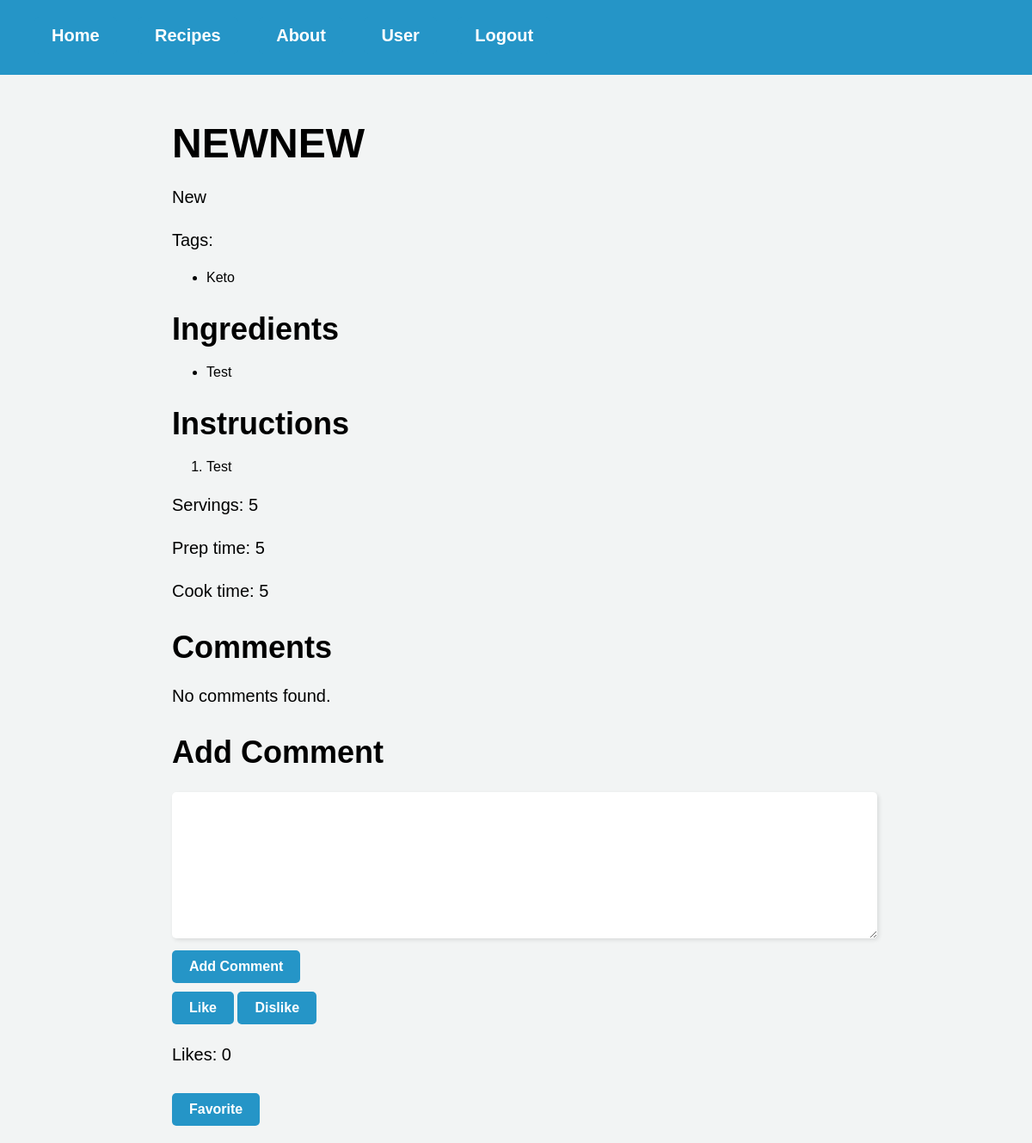
The app's page /recipe/1 (signed in), older data.
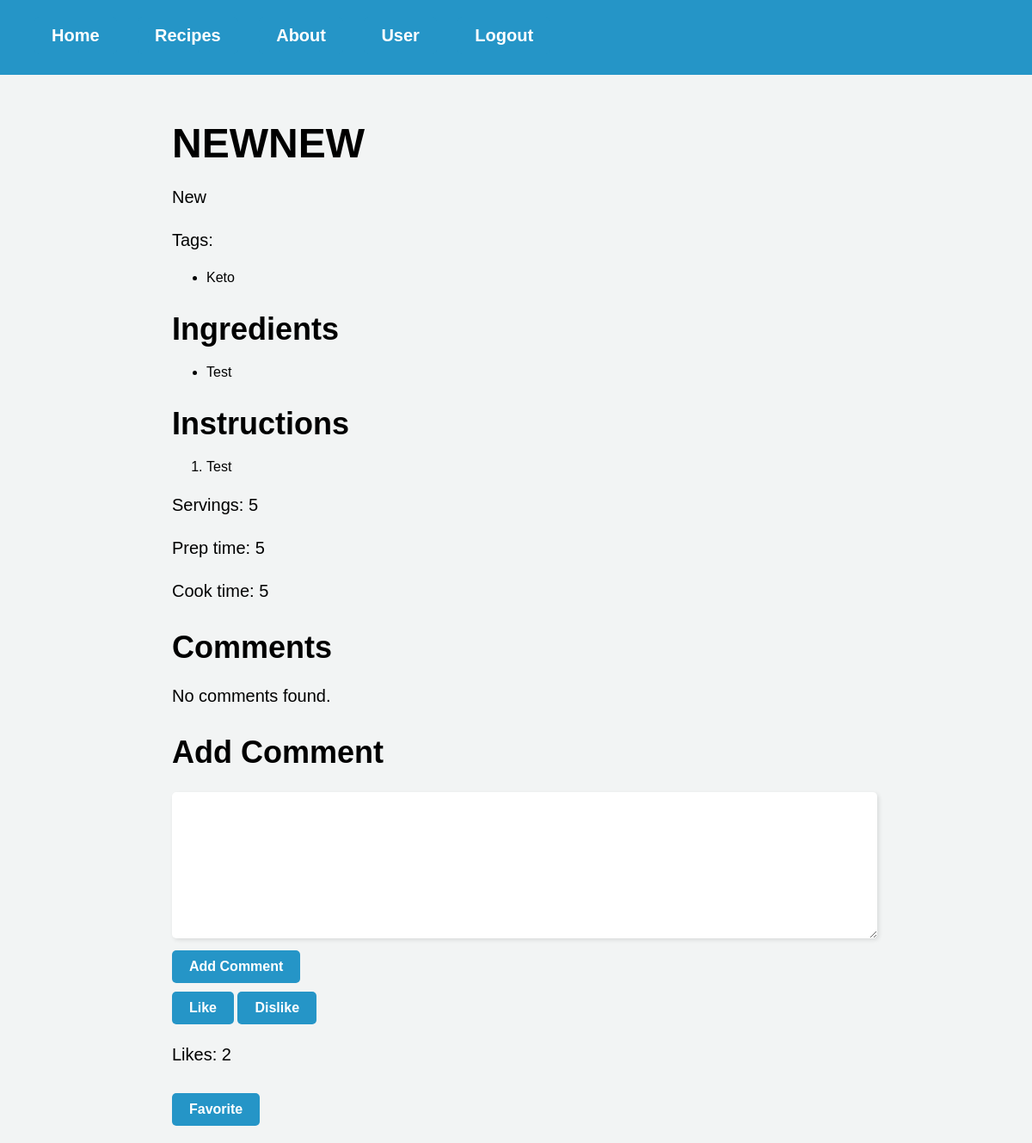
The same page, newer data.
### website/models.py (models this page shows)
class Recipe(db.Model):
    id = db.Column(db.Integer, primary_key=True)
    user_id = db.Column(db.Integer, db.ForeignKey('user.id'), nullable=False)
    title = db.Column(db.String(128), nullable=False)
    description = db.Column(db.String(512), nullable=False)
    servings = db.Column(db.Integer, nullable=False)
    prep_time = db.Column(db.Integer, nullable=False)
    cook_time = db.Column(db.Integer, nullable=False)
    ingredients = db.relationship('Ingredient', backref='recipe', lazy=True, cascade='all, delete')
    instructions = db.relationship('Instruction', backref='recipe', lazy=True, cascade='all, delete')
    tags = db.relationship('Tags', backref='recipe', lazy=True, cascade='all, delete')
    comments = db.relationship('Comments', backref='recipe', lazy=True, cascade='all, delete-orphan')
    likes = db.Column(db.Integer, default=0)

class Tags(db.Model):
    id = db.Column(db.Integer, primary_key=True)
    text = db.Column(db.String(64))
    recipe_id = db.Column(db.Integer, db.ForeignKey(
        'recipe.id', ondelete='cascade'), nullable=False)

class Ingredient(db.Model):
    id = db.Column(db.Integer, primary_key=True)
    text = db.Column(db.String(256), nullable=False)
    recipe_id = db.Column(db.Integer, db.ForeignKey(
        'recipe.id', ondelete='cascade'), nullable=False)

class Instruction(db.Model):
    id = db.Column(db.Integer, primary_key=True)
    text = db.Column(db.String(1024), nullable=False)
    recipe_id = db.Column(db.Integer, db.ForeignKey(
        'recipe.id', ondelete='cascade'), nullable=False)

### website/views.py (the view)
@views.route('/recipe/<int:recipe_id>', methods=['GET', 'POST'])
@login_required
def recipe(recipe_id):
    recipe = Recipe.query.get_or_404(recipe_id)
    tag_form = TagForm()
    return render_template("recipe.html", recipe=recipe, user=current_user, tag_form=tag_form)

### website/forms.py
class TagForm(FlaskForm):
    tags = StringField('Tags', validators=[DataRequired(), Length(max=50)])
    recipe_id = HiddenField('Recipe ID')
    submit_add = SubmitField('Add Tag')
    submit_remove = SubmitField('Remove Tag')

### website/__init__.py (called while the page is built)
def create_app():
    app = Flask(__name__)
    app.config['SECRET_KEY'] = 'hjshjhdjah kjshkjdhjs'
    app.config['SQLALCHEMY_DATABASE_URI'] = f'sqlite:///{DB_NAME}'
    db.init_app(app)
    from .views import views
    from .auth import auth
    app.register_blueprint(views, url_prefix='/')
    app.register_blueprint(auth, url_prefix='/')
    from .models import User
    with app.app_context():
        db.create_all()
    login_manager = LoginManager()
    login_manager.login_view = 'auth.login'
    login_manager.init_app(app)
    @login_manager.user_loader
    def load_user(id):
        return User.query.get(int(id))
    return app

### website/templates/recipe.html (shortened to what this page needs)
{% extends "base.html" %}
{% block content %}
<link rel="stylesheet" type="text/css" href="{{ url_for('static', filename='recipe.css') }}">
<h1>{{ recipe.title }}</h1>
<p>{{ recipe.description }}</p>
{% if recipe.tags %}
<div>
    <p>Tags:</p>
    <ul>
        {% for tag in recipe.tags %}
        <li>{{ tag.text }}
        </li>
        {% endfor %}
    </ul>
</div>
{% endif %}
<h2>Ingredients</h2>
{% if recipe.ingredients %}
<ul>
    {% for ingredient in recipe.ingredients %}
    <li>{{ ingredient.text }}</li>
    {% endfor %}
</ul>
{% else %}
<p>No ingredients found.</p>
{% endif %}
<h2>Instructions</h2>
{% if recipe.instructions %}
<ol>
    {% for instruction in recipe.instructions %}
    <li>{{ instruction.text }}</li>
    {% endfor %}
</ol>
{% else %}
<p>No instructions found.</p>
{% endif %}
<p>Servings: {{ recipe.servings }}</p>
<p>Prep time: {{ recipe.prep_time }}</p>
<p>Cook time: {{ recipe.cook_time }}</p>
<h2>Comments</h2>
{% if recipe.comments %}
<ul>
    {% for comment in recipe.comments %}
    <div class="card mt-4">
        <div class="card-body">
            <p class="card-text"><strong>{{ comment.user.first_name }}</strong>: {{ comment.text }}</p>
            {% if current_user == (comment.user or user.email == 'admin@platepal.com') %}
            <form method="POST" action="{{ url_for('views.deleteComment', recipe_id=recipe.id, comment_id=comment.id) }}">
                <button type="submit" class="btn btn-danger">Delete</button>
            </form>
            {% endif %}
        </div>
    </div>
    {% endfor %}
</ul>
{% else %}
<p>No comments found.</p>
{% endif %}
<h2>Add Comment</h2>
<form method="POST" action="{{ url_for('views.addComment', recipe_id=recipe.id, user_id=current_user.id) }}">
    <textarea name="comment_text" required></textarea>
    <br>
    <input type="submit" value="Add Comment">
</form>
<form action="{{ url_for('views.likeRecipe', recipe_id=recipe.id) }}" method="POST">
    <button type="submit" name="like" value="like" class="btn btn-primary">Like</button>
    <button type="submit" name="like" value="dislike" class="btn btn-primary">Dislike</button>
</form>
<p>Likes: {{ recipe.likes }}</p>
{% if current_user.is_authenticated %}
<form action="{{ url_for('views.favorite_recipe', recipe_id=recipe.id) }}" method="POST">
    {% if recipe in current_user.favorites %}
    <button type="submit" name="favorite" value="unfavorite" class="btn btn-outline-danger"><i
            class="bi bi-heart-fill"></i> Unfavorite</button>
    {% else %}
    <button type="submit" name="favorite" value="favorite" class="btn btn-outline-primary">
        Favorite</button>
    {% endif %}
</form>
{% endif %}
{% endblock %}

### website/templates/base.html (shortened to what this page needs)
<!DOCTYPE html>
<html>
<head>
</head>
<body>
  <nav class="topnav">
    <div class="topnav">
      {% if user.is_authenticated %}
      <a class="topnav" id="home" href="/">Home</a>
      <a class="topnav" id="recipes" href="/recipes">Recipes</a>
      <a class="topnav" id="about" href="/about">About</a>
      <a class="topnav" id="user" href="/user">User</a>
      <a class="topnav" id="logout" href="/logout">Logout</a>
      {% else %}
      <a class="topnav" id="home" href="/">Home</a>
      <a class="topnav" id="login" href="/login">Login</a>
      <a class="topnav" id="signUp" href="/sign-up">Sign Up</a>
      {% endif %}
    </div>
  </nav>
  <div class="container">{% block content %} {% endblock %}</div>
</body>
</html>

### website/static/recipe.css (style rules this page uses)
body { background-color: #F2F4F4; font-family: Arial, sans-serif; margin: 0; padding: 0; }
a { background-color: #2595C7; border-radius: 5px; color: white; display: inline-block; font-size: 16px; font-weight: bold; padding: 10px 20px; text-align: center; text-decoration: none; transition: background-color 0.3s ease-in-out; }
.topnav { background-color: #2595C7; overflow: hidden; padding: 10px 20px; }
.topnav a { color: #FFFFFF; font-size: 20px; text-decoration: none; margin-right: 20px; }
.container { max-width: 800px; margin: 0 auto; padding: 20px; }
.container h1 { font-size: 48px; margin-bottom: 20px; }
.container p { font-size: 20px; line-height: 1.5; margin-bottom: 20px; }
.container h2 { font-size: 36px; margin-bottom: 20px; }
.container input[type=text], .container input[type=number], .container textarea { width: 100%; padding: 10px; border: none; border-radius: 5px; box-shadow: 2px 2px 5px rgba(0,0,0,0.1); font-size: 18px; margin-top: 5px; }
.container textarea { height: 150px; }
.container button[type=button], .container input[type=submit] { padding: 10px 20px; border: none; border-radius: 5px; background-color: #2595C7; color: #FFFFFF; font-size: 20px; cursor: pointer; transition: all 0.3s ease-in-out; }
.container button[type=button], .container input[type=submit], .container button[type=submit] { padding: 10px 20px; border: none; border-radius: 5px; background-color: #2595C7; color: white; font-size: 16px; font-weight: bold; text-align: center; text-decoration: none; transition: background-color 0.3s ease-in-out; cursor: pointer; margin-top: 10px; }

Row changes from the older to the newer data that the page shows:
changed Recipe "NEWNEW": likes "0" → "2"
